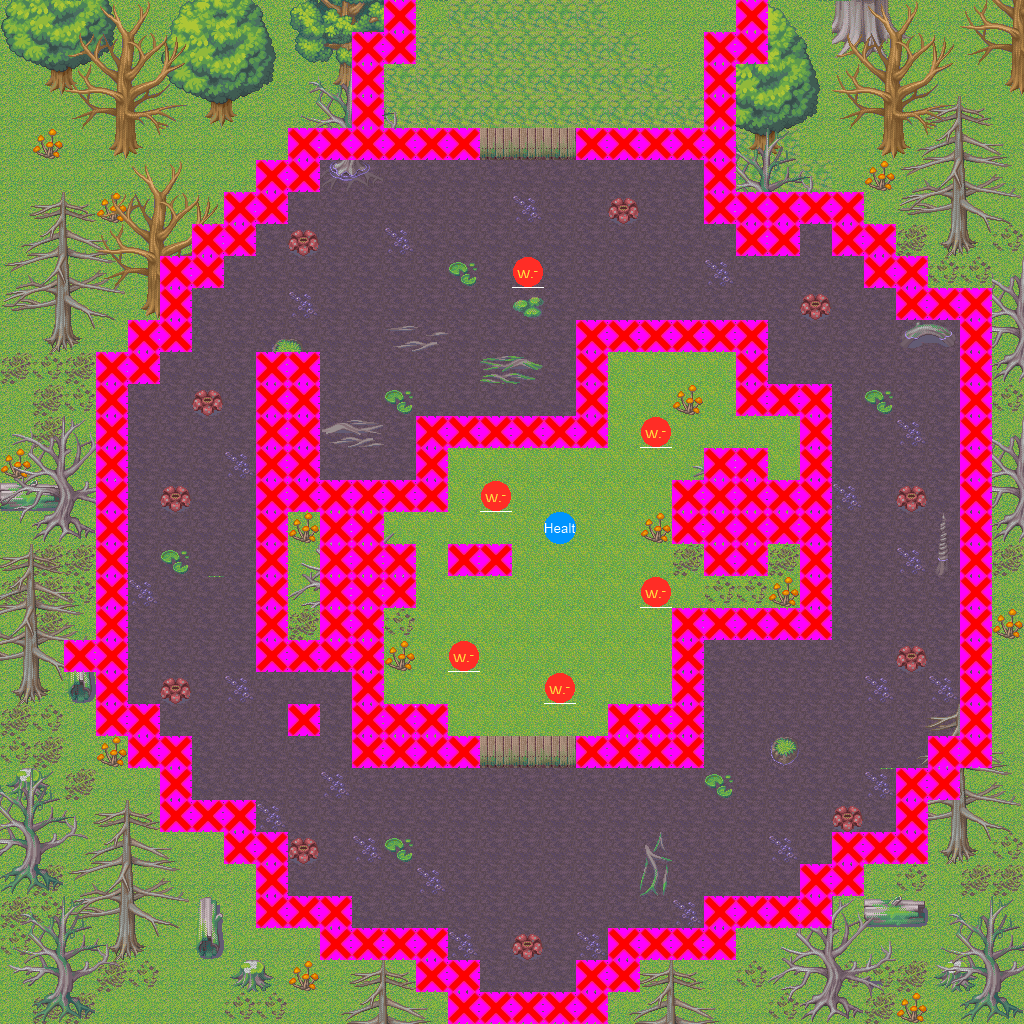

A level layout from a 2D game, rendered from its tile map. Below: a short description, then the map file with tile-grid data replaced by summaries:
An orthogonal 32x32 tile map with 32x32 px tiles, 6 tile layers (Layer 1, Layer 2, Layer 3, Clip, ...), 4 tilesets and 2 objects (PlayerStart, Portal).

<map version="1.0" orientation="orthogonal" width="32" height="32" tilewidth="32" tileheight="32">
 <tileset firstgid="1" name="FireEnemy" tilewidth="32" tileheight="32">
  <image source="FireEnemyIcon.png" trans="ff00ff" />
  <tile id="0">
   <properties>
    <property name="Type" value="Fire" />
   </properties>
  </tile>
  <tile id="1">
   <properties>
    <property name="Type" value="Wind" />
   </properties>
  </tile>
 </tileset>
 <tileset firstgid="3" name="Clip" tilewidth="32" tileheight="32">
  <image source="solid.jpg" trans="ff00ff" />
 </tileset>
 <tileset firstgid="4" name="Collectables" tilewidth="32" tileheight="32">
  <image source="Untitled.png" trans="ff00ff" />
  <tile id="0">
   <properties>
    <property name="Type" value="Red" />
   </properties>
  </tile>
  <tile id="1">
   <properties>
    <property name="Type" value="Blue" />
   </properties>
  </tile>
  <tile id="2">
   <properties>
    <property name="Type" value="Green" />
   </properties>
  </tile>
  <tile id="3">
   <properties>
    <property name="Type" value="Health" />
   </properties>
  </tile>
 </tileset>
 <tileset firstgid="8" name="foresttiles" tilewidth="32" tileheight="32">
  <image source="../Map Textures/ForestMap/foresttiles.png" trans="ff0ce6" />
 </tileset>
 <layer name="Layer 1" width="32" height="32">
  <data>[1024 cells, 1024 non-empty, 21 distinct tile ids]</data>
 </layer>
 <layer name="Layer 2" width="32" height="32">
  <data>[1024 cells, 323 non-empty, 115 distinct tile ids]</data>
 </layer>
 <layer name="Layer 3" width="32" height="32">
  <data>[1024 cells, 201 non-empty, 77 distinct tile ids]</data>
 </layer>
 <layer name="Clip" width="32" height="32">
  <data>[1024 cells, 212 non-empty, 1 distinct tile ids]</data>
 </layer>
 <layer name="Enemy" width="32" height="32">
  <data>[1024 cells, 6 non-empty, 1 distinct tile ids]</data>
 </layer>
 <objectgroup name="Objects" width="32" height="32">
  <object name="PlayerStart" x="946" y="13" width="32" height="32" />
  <object name="Portal" type="Portal" x="421" y="9" width="302" height="14">
   <properties>
    <property name="DestinationMap" value="Levels\TestFireMap\Forest4" />
    <property name="DestinationX" value="16" />
    <property name="DestinationY" value="28" />
   </properties>
  </object>
 </objectgroup>
 <layer name="Collectable" width="32" height="32">
  <data>[1024 cells, 1 non-empty, 1 distinct tile ids]</data>
 </layer>
</map>
